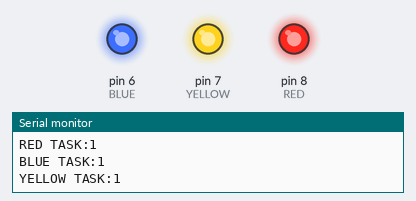
The sketch below on a simulated Arduino Uno, built with avr-gcc and run on an emulated ATmega328P. Shown: output pins drawn as LEDs (lit = HIGH), the last lines printed to the serial monitor.

Above: at 0.3 s.
At 2.6 s:
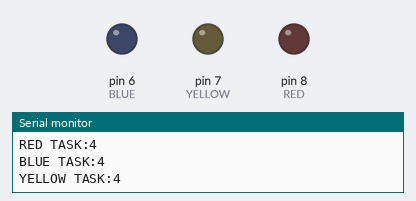
Timing chart, 0 to 3.5 s (numbered marks = the images above):
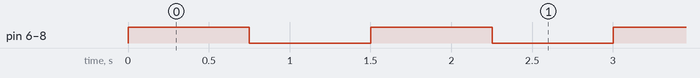

The sketch:

Martinez_Juan_SIMULACION_5.7_SE.ino
```cpp
/*
 * CAPÍTULO 5: FUNCIONES ESPECÍFICAS
 * PROGRAMA 25: Creación de funciones en RTOS
 * OBJETIVO: Ejecutar tareas directamente en el Kernel del uC.
 * NOMBRE: Juan Diego Martínez
 */

#include <Arduino_FreeRTOS.h> // librería de RTOS
// LEDS EN ARDUINO PARA SIMULACIÓN DE PROCESOS

#define RED 8
#define YELLOW 7
#define BLUE 6
//objeto del gestor tareas
typedef int TaskProfiler;
//definir las tareas
TaskProfiler redLEDProfiler;
TaskProfiler yellowLEDProfiler;
TaskProfiler blueLEDProfiler;
void setup() {
Serial.begin(9600);
//crear las rutinas de cada tarea
xTaskCreate(redLedControllerTask,"Red LED Task",100,NULL,1,NULL); //rutina,nombre,memoria,NULL,prioridad,NULL
xTaskCreate(blueLedControllerTask,"Blue LED Task",100,NULL,1,NULL); //rutina,nombre,memoria,NULL,prioridad,NULL
xTaskCreate(yellowLedControllerTask,"Yellow LED Task",100,NULL,1,NULL); //rutina,nombre,memoria,NULL,prioridad,NULL
}
void redLedControllerTask(void *pvParameters){//tarea 1
  pinMode(RED,OUTPUT);
  while(1){
      //Serial.println("Proceso led rojo");
      redLEDProfiler++;
      Serial.print("RED TASK:");
      Serial.println(redLEDProfiler);
      digitalWrite(RED,digitalRead(RED)^1);
      vTaskDelay(50);
    }
}
void blueLedControllerTask (void *pvParameters){
 pinMode(BLUE,OUTPUT);
  while(1){
    //Serial.println("Proceso led azul");
      blueLEDProfiler++;
      Serial.print("BLUE TASK:");
      Serial.println(blueLEDProfiler);
      digitalWrite(BLUE,digitalRead(BLUE)^1);
      vTaskDelay(50);
    }
 }
void yellowLedControllerTask (void *pvParameters){
 pinMode(YELLOW,OUTPUT);
 while(1){
    //Serial.println("Proceso led amarillo");
      yellowLEDProfiler++;
      Serial.print("YELLOW TASK:");
      Serial.println(yellowLEDProfiler);
      digitalWrite(YELLOW,digitalRead(YELLOW)^1);
     vTaskDelay(50);
  }
 }
void loop() {
}
```

Measured:
- by itself, pin 6 (BLUE), pin 7 (YELLOW), pin 8 (RED): alternates HIGH for 0.75 s and LOW for 0.75 s
